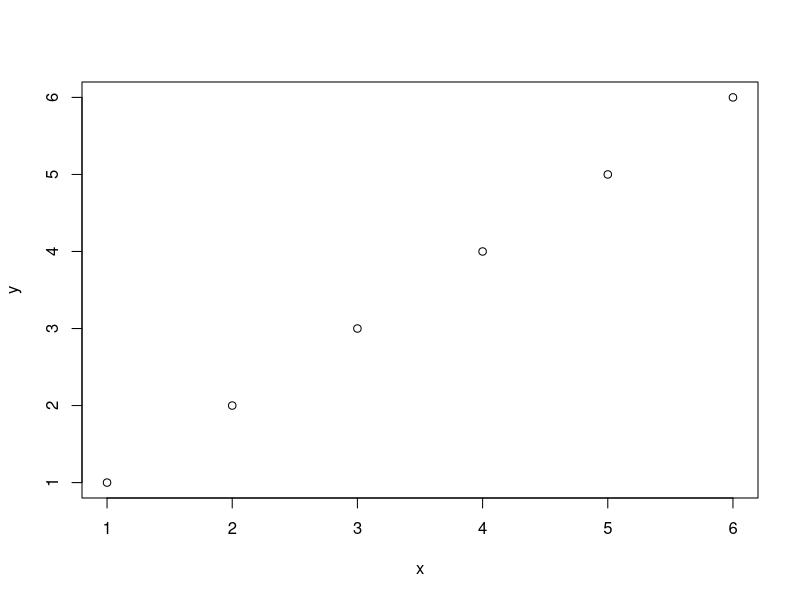

Write R code to recreate this figure.
## ---- chunk 1
knitr::opts_chunk$set(echo = TRUE)
## ---- chunk 2
x <- c(1,2,3,4,5,6)
y <- c(1,2,3,4,5,6)

plot(y ~ x)
